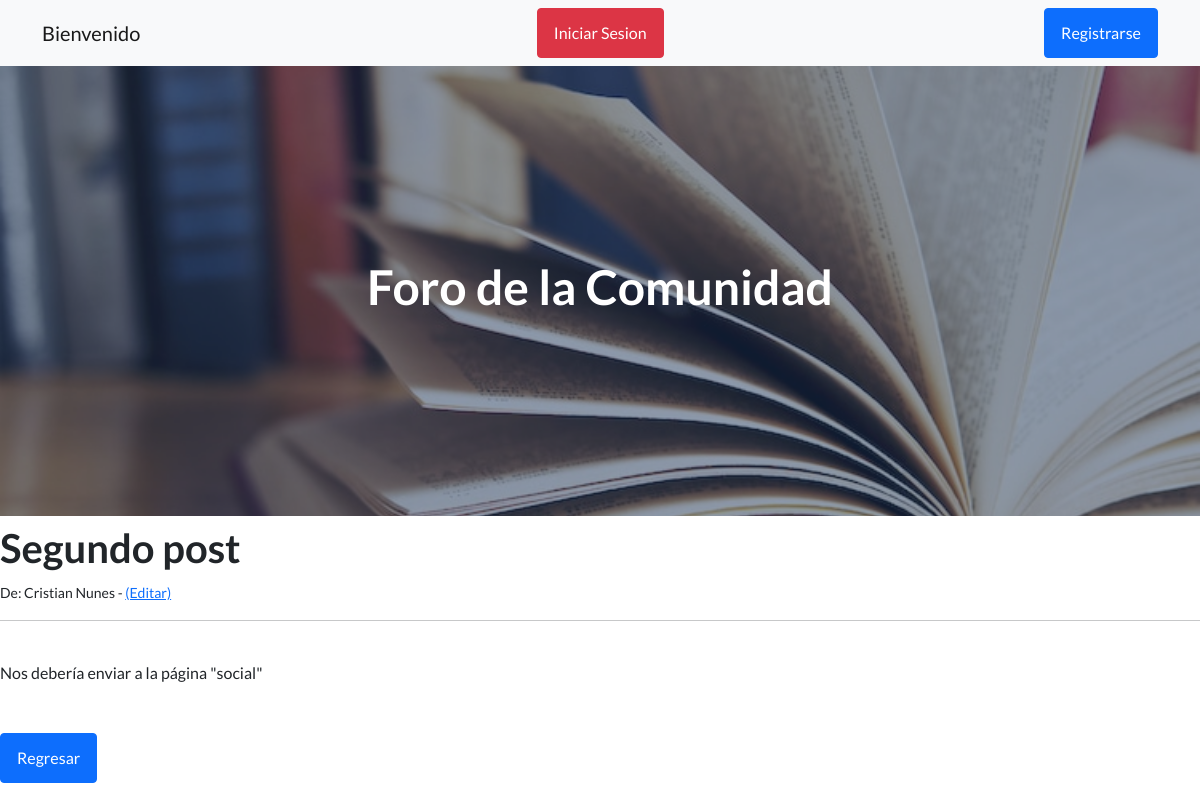
The app's page /app_biblioteca/article_detail/8, older data.
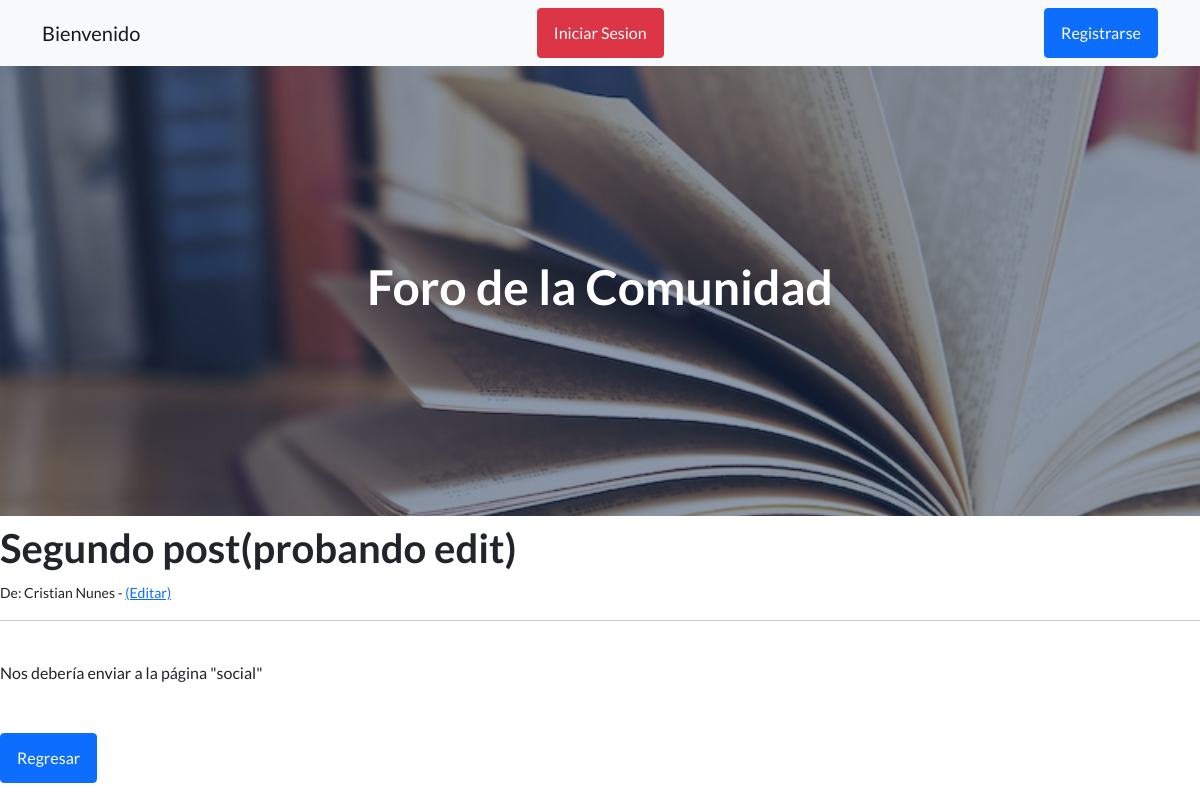
The same page, newer data.
### app_biblioteca/models.py (models this page shows, shortened)
class Post(models.Model):
    titulo = models.CharField(max_length=255)
    autor = models.ForeignKey(User, on_delete=models.CASCADE)
    body = models.TextField()

### app_biblioteca/views.py (the view)
# urls.py: path('article_detail/<int:pk>',ArticleDetailView.as_view(), name='article_detail' ),#pk=private key, asigna un codigo único al articulo en este caso
class ArticleDetailView(DetailView):
    model = Post
    template_name = 'app_biblioteca/article_detail.html'

### app_biblioteca/templates/app_biblioteca/article_detail.html
{% extends 'app_biblioteca/inicio.html' %}
{% load static %}
{% block titulo %}
<h1>{{ 'Foro de la Comunidad' }}</h1>
{% endblock %}
{% block contenido_que_cambia %}
<h1>{{ post.titulo }}</h1>
<small>De: {{ post.autor.first_name }} {{ post.autor.last_name}} - <a href="{% url 'editar_post' post.pk %}">(Editar)</a></small><br/>
<hr>
<br/>
{{ post.body }}
<br/>
<br/>
<br/>
<a class="btn btn-primary" href="{% url 'social' %}">Regresar</a>
{% endblock %}

Row changes from the older to the newer data that the page shows:
changed Post "Nos debería enviar a la página \"social\"": titulo "Segundo post" → "Segundo post(probando edit)"
